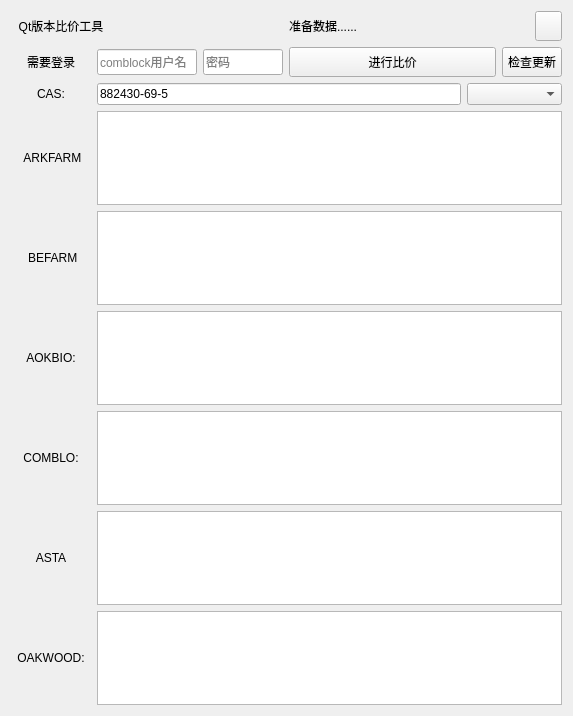
<?xml version="1.0" encoding="UTF-8"?>
<ui version="4.0">
 <class>BJWidget</class>
 <widget class="QWidget" name="Widget">
  <property name="geometry">
   <rect>
    <x>0</x>
    <y>0</y>
    <width>573</width>
    <height>716</height>
   </rect>
  </property>
  <property name="windowTitle">
   <string>Widget</string>
  </property>
  <property name="styleSheet">
   <string notr="true"/>
  </property>
  <layout class="QGridLayout" name="gridLayout">
   <item row="11" column="0">
    <layout class="QHBoxLayout" name="horizontalLayout_5">
     <item>
      <widget class="QLabel" name="label_6">
       <property name="minimumSize">
        <size>
         <width>80</width>
         <height>0</height>
        </size>
       </property>
       <property name="maximumSize">
        <size>
         <width>80</width>
         <height>16777215</height>
        </size>
       </property>
       <property name="text">
        <string>OAKWOOD:</string>
       </property>
       <property name="alignment">
        <set>Qt::AlignCenter</set>
       </property>
      </widget>
     </item>
     <item>
      <widget class="QTextEdit" name="textEdit_4"/>
     </item>
    </layout>
   </item>
   <item row="10" column="0">
    <layout class="QHBoxLayout" name="horizontalLayout_8">
     <item>
      <widget class="QLabel" name="label_9">
       <property name="minimumSize">
        <size>
         <width>80</width>
         <height>0</height>
        </size>
       </property>
       <property name="maximumSize">
        <size>
         <width>80</width>
         <height>16777215</height>
        </size>
       </property>
       <property name="text">
        <string>ASTA</string>
       </property>
       <property name="alignment">
        <set>Qt::AlignCenter</set>
       </property>
      </widget>
     </item>
     <item>
      <widget class="QTextEdit" name="textEdit_6"/>
     </item>
    </layout>
   </item>
   <item row="7" column="0">
    <layout class="QHBoxLayout" name="horizontalLayout">
     <item>
      <widget class="QLabel" name="label_4">
       <property name="minimumSize">
        <size>
         <width>80</width>
         <height>0</height>
        </size>
       </property>
       <property name="maximumSize">
        <size>
         <width>80</width>
         <height>16777215</height>
        </size>
       </property>
       <property name="text">
        <string>COMBLO:</string>
       </property>
       <property name="alignment">
        <set>Qt::AlignCenter</set>
       </property>
      </widget>
     </item>
     <item>
      <widget class="QTextEdit" name="textEdit_3"/>
     </item>
    </layout>
   </item>
   <item row="5" column="0">
    <layout class="QHBoxLayout" name="horizontalLayout_2">
     <item>
      <widget class="QLabel" name="label_3">
       <property name="minimumSize">
        <size>
         <width>80</width>
         <height>0</height>
        </size>
       </property>
       <property name="maximumSize">
        <size>
         <width>80</width>
         <height>16777215</height>
        </size>
       </property>
       <property name="text">
        <string> BEFARM</string>
       </property>
       <property name="alignment">
        <set>Qt::AlignCenter</set>
       </property>
      </widget>
     </item>
     <item>
      <widget class="QTextEdit" name="textEdit_2"/>
     </item>
    </layout>
   </item>
   <item row="3" column="0">
    <layout class="QHBoxLayout" name="horizontalLayout_3">
     <item>
      <widget class="QLabel" name="label_2">
       <property name="minimumSize">
        <size>
         <width>80</width>
         <height>0</height>
        </size>
       </property>
       <property name="maximumSize">
        <size>
         <width>80</width>
         <height>16777215</height>
        </size>
       </property>
       <property name="text">
        <string> ARKFARM</string>
       </property>
       <property name="alignment">
        <set>Qt::AlignCenter</set>
       </property>
      </widget>
     </item>
     <item>
      <widget class="QTextEdit" name="textEdit"/>
     </item>
    </layout>
   </item>
   <item row="0" column="0">
    <layout class="QHBoxLayout" name="horizontalLayout_6">
     <property name="spacing">
      <number>0</number>
     </property>
     <item>
      <widget class="QLabel" name="label_7">
       <property name="maximumSize">
        <size>
         <width>100</width>
         <height>16777215</height>
        </size>
       </property>
       <property name="text">
        <string>Qt版本比价工具</string>
       </property>
       <property name="alignment">
        <set>Qt::AlignCenter</set>
       </property>
      </widget>
     </item>
     <item>
      <widget class="QLabel" name="label_5">
       <property name="minimumSize">
        <size>
         <width>0</width>
         <height>30</height>
        </size>
       </property>
       <property name="text">
        <string>准备数据......</string>
       </property>
       <property name="alignment">
        <set>Qt::AlignCenter</set>
       </property>
      </widget>
     </item>
     <item>
      <widget class="QPushButton" name="closeBtn">
       <property name="minimumSize">
        <size>
         <width>27</width>
         <height>30</height>
        </size>
       </property>
       <property name="maximumSize">
        <size>
         <width>27</width>
         <height>30</height>
        </size>
       </property>
       <property name="text">
        <string/>
       </property>
      </widget>
     </item>
    </layout>
   </item>
   <item row="2" column="0">
    <layout class="QHBoxLayout" name="horizontalLayout_4">
     <item>
      <widget class="QLabel" name="label">
       <property name="minimumSize">
        <size>
         <width>80</width>
         <height>0</height>
        </size>
       </property>
       <property name="maximumSize">
        <size>
         <width>80</width>
         <height>16777215</height>
        </size>
       </property>
       <property name="text">
        <string>CAS:</string>
       </property>
       <property name="alignment">
        <set>Qt::AlignCenter</set>
       </property>
      </widget>
     </item>
     <item>
      <widget class="QLineEdit" name="lineEdit">
       <property name="text">
        <string>882430-69-5</string>
       </property>
      </widget>
     </item>
     <item>
      <widget class="QComboBox" name="comboBox">
       <property name="minimumSize">
        <size>
         <width>95</width>
         <height>0</height>
        </size>
       </property>
      </widget>
     </item>
    </layout>
   </item>
   <item row="6" column="0">
    <layout class="QHBoxLayout" name="horizontalLayout_7">
     <item>
      <widget class="QLabel" name="label_8">
       <property name="minimumSize">
        <size>
         <width>80</width>
         <height>0</height>
        </size>
       </property>
       <property name="maximumSize">
        <size>
         <width>80</width>
         <height>16777215</height>
        </size>
       </property>
       <property name="text">
        <string>AOKBIO:</string>
       </property>
       <property name="alignment">
        <set>Qt::AlignCenter</set>
       </property>
      </widget>
     </item>
     <item>
      <widget class="QTextEdit" name="textEdit_5"/>
     </item>
    </layout>
   </item>
   <item row="1" column="0">
    <layout class="QHBoxLayout" name="horizontalLayout_9">
     <item>
      <widget class="QLabel" name="label_10">
       <property name="maximumSize">
        <size>
         <width>80</width>
         <height>16777215</height>
        </size>
       </property>
       <property name="text">
        <string>需要登录</string>
       </property>
       <property name="alignment">
        <set>Qt::AlignCenter</set>
       </property>
      </widget>
     </item>
     <item>
      <widget class="QLineEdit" name="lineEdit_3">
       <property name="minimumSize">
        <size>
         <width>0</width>
         <height>26</height>
        </size>
       </property>
       <property name="maximumSize">
        <size>
         <width>100</width>
         <height>16777215</height>
        </size>
       </property>
       <property name="placeholderText">
        <string>comblock用户名</string>
       </property>
      </widget>
     </item>
     <item>
      <widget class="QLineEdit" name="lineEdit_2">
       <property name="minimumSize">
        <size>
         <width>0</width>
         <height>26</height>
        </size>
       </property>
       <property name="maximumSize">
        <size>
         <width>80</width>
         <height>16777215</height>
        </size>
       </property>
       <property name="echoMode">
        <enum>QLineEdit::Password</enum>
       </property>
       <property name="placeholderText">
        <string>密码</string>
       </property>
      </widget>
     </item>
     <item>
      <widget class="QPushButton" name="pushButton">
       <property name="minimumSize">
        <size>
         <width>0</width>
         <height>30</height>
        </size>
       </property>
       <property name="maximumSize">
        <size>
         <width>16777215</width>
         <height>30</height>
        </size>
       </property>
       <property name="text">
        <string>进行比价</string>
       </property>
      </widget>
     </item>
     <item>
      <widget class="QPushButton" name="updateButton">
       <property name="minimumSize">
        <size>
         <width>60</width>
         <height>30</height>
        </size>
       </property>
       <property name="maximumSize">
        <size>
         <width>60</width>
         <height>16777215</height>
        </size>
       </property>
       <property name="text">
        <string>检查更新</string>
       </property>
      </widget>
     </item>
    </layout>
   </item>
  </layout>
 </widget>
 <layoutdefault spacing="6" margin="11"/>
 <resources/>
 <connections/>
</ui>
